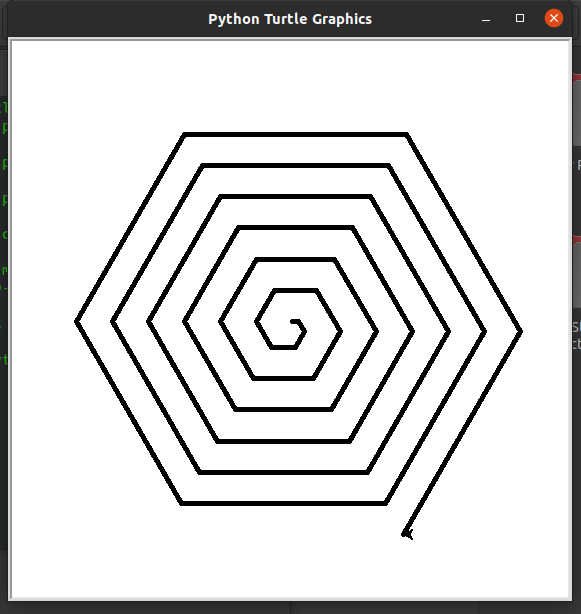

The script that drew this image:
################################################################################
# Author: Jacob Kutcka
# Date: Mar 12, 2021
# This program loops through 40 times to make
# a line 6 pixels longer and 60 degrees off from the last
################################################################################

# Don't change this
from turtle import *

def main():

    # Don't change this block --------------------------------------------------
    setup(564, 564)
    width('5')
    # --------------------------------------------------------------------------

    # Write your code here
    i=6
    while(i<240):
        forward(i)
        right(60)
        i+=6

# Don't change this
if __name__ == '__main__':
    main()
    done()
